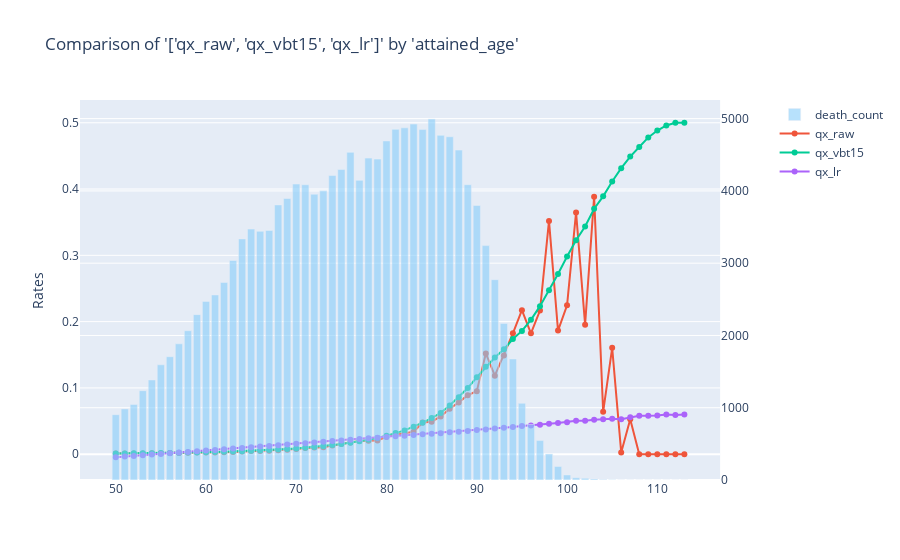

Source (notebook cell):
### Code cell
charters.compare_rates(
    model_data,
    x_axis="attained_age",
    rates=["qx_raw", "qx_vbt15", "qx_lr"],
    weights=["amount_exposed"],
    secondary="death_count",
)
